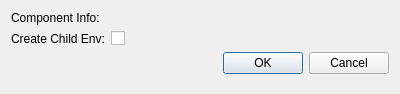
<?xml version="1.0" encoding="UTF-8"?>
<ui version="4.0">
 <class>StudioManipulationConfigDialog</class>
 <widget class="QDialog" name="StudioManipulationConfigDialog">
  <property name="geometry">
   <rect>
    <x>0</x>
    <y>0</y>
    <width>400</width>
    <height>94</height>
   </rect>
  </property>
  <property name="windowTitle">
   <string>Dialog</string>
  </property>
  <layout class="QFormLayout" name="formLayout">
   <item row="0" column="0">
    <widget class="QLabel" name="component_info_label">
     <property name="text">
      <string>Component Info:</string>
     </property>
    </widget>
   </item>
   <item row="0" column="1">
    <widget class="tesseract_gui::ComponentInfoWidget" name="component_info_widget" native="true"/>
   </item>
   <item row="3" column="1">
    <widget class="QDialogButtonBox" name="buttonBox">
     <property name="orientation">
      <enum>Qt::Horizontal</enum>
     </property>
     <property name="standardButtons">
      <set>QDialogButtonBox::Cancel|QDialogButtonBox::Ok</set>
     </property>
    </widget>
   </item>
   <item row="1" column="0">
    <widget class="QLabel" name="create_child_env_label">
     <property name="text">
      <string>Create Child Env:</string>
     </property>
    </widget>
   </item>
   <item row="1" column="1">
    <widget class="QCheckBox" name="create_child_env_check_box">
     <property name="toolTip">
      <string>Indicate if child environment should be created, otherwise parent environment is modified</string>
     </property>
     <property name="text">
      <string/>
     </property>
    </widget>
   </item>
  </layout>
 </widget>
 <customwidgets>
  <customwidget>
   <class>tesseract_gui::ComponentInfoWidget</class>
   <extends>QWidget</extends>
   <header>tesseract_qt/common/widgets/component_info_widget.h</header>
   <container>1</container>
  </customwidget>
 </customwidgets>
 <resources/>
 <connections>
  <connection>
   <sender>buttonBox</sender>
   <signal>accepted()</signal>
   <receiver>StudioManipulationConfigDialog</receiver>
   <slot>accept()</slot>
   <hints>
    <hint type="sourcelabel">
     <x>248</x>
     <y>254</y>
    </hint>
    <hint type="destinationlabel">
     <x>157</x>
     <y>274</y>
    </hint>
   </hints>
  </connection>
  <connection>
   <sender>buttonBox</sender>
   <signal>rejected()</signal>
   <receiver>StudioManipulationConfigDialog</receiver>
   <slot>reject()</slot>
   <hints>
    <hint type="sourcelabel">
     <x>316</x>
     <y>260</y>
    </hint>
    <hint type="destinationlabel">
     <x>286</x>
     <y>274</y>
    </hint>
   </hints>
  </connection>
 </connections>
</ui>
